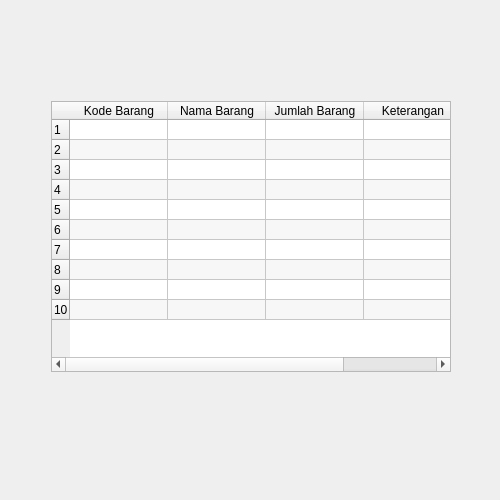
<?xml version="1.0" encoding="UTF-8"?>
<ui version="4.0">
 <class>MainWindow</class>
 <widget class="QMainWindow" name="MainWindow">
  <property name="geometry">
   <rect>
    <x>0</x>
    <y>0</y>
    <width>500</width>
    <height>500</height>
   </rect>
  </property>
  <property name="minimumSize">
   <size>
    <width>500</width>
    <height>500</height>
   </size>
  </property>
  <property name="maximumSize">
   <size>
    <width>500</width>
    <height>500</height>
   </size>
  </property>
  <property name="windowTitle">
   <string>APLIKASI COBAAN</string>
  </property>
  <property name="windowIcon">
   <iconset>
    <normaloff>../../TugasAkhir_Prolan/PageLogin/P_Icon.png</normaloff>../../TugasAkhir_Prolan/PageLogin/P_Icon.png</iconset>
  </property>
  <widget class="QWidget" name="centralwidget">
   <widget class="QWidget" name="widget" native="true">
    <property name="geometry">
     <rect>
      <x>0</x>
      <y>0</y>
      <width>500</width>
      <height>500</height>
     </rect>
    </property>
    <property name="minimumSize">
     <size>
      <width>500</width>
      <height>500</height>
     </size>
    </property>
    <property name="maximumSize">
     <size>
      <width>500</width>
      <height>500</height>
     </size>
    </property>
    <widget class="QLabel" name="Frame">
     <property name="geometry">
      <rect>
       <x>0</x>
       <y>0</y>
       <width>500</width>
       <height>500</height>
      </rect>
     </property>
     <property name="text">
      <string/>
     </property>
     <property name="pixmap">
      <pixmap>../mainApplication/Picture/FrameDeleteDataTerjual.jpg</pixmap>
     </property>
     <property name="scaledContents">
      <bool>true</bool>
     </property>
    </widget>
    <widget class="QTableWidget" name="TabelData">
     <property name="geometry">
      <rect>
       <x>51</x>
       <y>101</y>
       <width>400</width>
       <height>271</height>
      </rect>
     </property>
     <property name="frameShadow">
      <enum>QFrame::Sunken</enum>
     </property>
     <property name="editTriggers">
      <set>QAbstractItemView::NoEditTriggers</set>
     </property>
     <property name="alternatingRowColors">
      <bool>true</bool>
     </property>
     <property name="selectionBehavior">
      <enum>QAbstractItemView::SelectRows</enum>
     </property>
     <property name="rowCount">
      <number>10</number>
     </property>
     <attribute name="horizontalHeaderDefaultSectionSize">
      <number>94</number>
     </attribute>
     <attribute name="horizontalHeaderMinimumSectionSize">
      <number>98</number>
     </attribute>
     <attribute name="verticalHeaderCascadingSectionResizes">
      <bool>true</bool>
     </attribute>
     <attribute name="verticalHeaderDefaultSectionSize">
      <number>20</number>
     </attribute>
     <attribute name="verticalHeaderMinimumSectionSize">
      <number>20</number>
     </attribute>
     <row/>
     <row/>
     <row/>
     <row/>
     <row/>
     <row/>
     <row/>
     <row/>
     <row/>
     <row/>
     <column>
      <property name="text">
       <string>Kode Barang</string>
      </property>
     </column>
     <column>
      <property name="text">
       <string>Nama Barang</string>
      </property>
     </column>
     <column>
      <property name="text">
       <string>Jumlah Barang</string>
      </property>
     </column>
     <column>
      <property name="text">
       <string>Keterangan</string>
      </property>
     </column>
    </widget>
    <widget class="QToolButton" name="buttonUnduh">
     <property name="geometry">
      <rect>
       <x>210</x>
       <y>384</y>
       <width>81</width>
       <height>31</height>
      </rect>
     </property>
     <property name="cursor">
      <cursorShape>PointingHandCursor</cursorShape>
     </property>
     <property name="text">
      <string/>
     </property>
     <property name="icon">
      <iconset>
       <normaloff>../mainApplication/Picture/buttonDelete.png</normaloff>../mainApplication/Picture/buttonDelete.png</iconset>
     </property>
     <property name="iconSize">
      <size>
       <width>100</width>
       <height>100</height>
      </size>
     </property>
     <property name="autoRaise">
      <bool>true</bool>
     </property>
    </widget>
    <widget class="QLabel" name="label">
     <property name="geometry">
      <rect>
       <x>66</x>
       <y>429</y>
       <width>367</width>
       <height>31</height>
      </rect>
     </property>
     <property name="font">
      <font>
       <pointsize>10</pointsize>
      </font>
     </property>
     <property name="text">
      <string/>
     </property>
     <property name="alignment">
      <set>Qt::AlignCenter</set>
     </property>
    </widget>
   </widget>
  </widget>
 </widget>
 <resources/>
 <connections/>
</ui>
